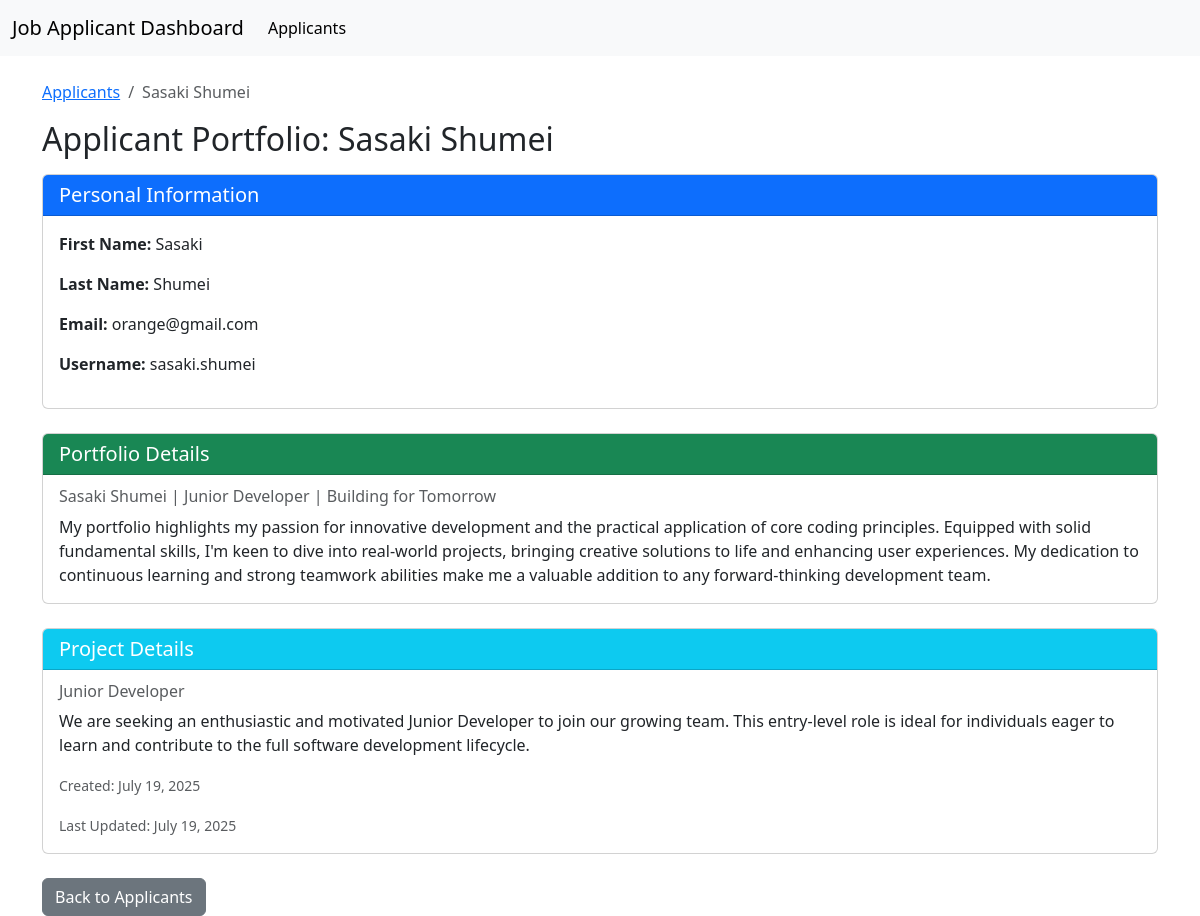
/portfolio/sasaki.shumei/, run on the app's committed database.
### portfolio/models.py (models this page shows, shortened)
class Portfolio(models.Model):
    user = models.OneToOneField(User, on_delete=models.CASCADE, related_name='portfolio')
    portfolio_title = models.CharField(max_length=255)
    portfolio_description = models.TextField()
    project = models.ForeignKey(Project, on_delete=models.SET_NULL, null=True, blank=True, related_name='portfolios')

class Project(models.Model):
    project_name = models.CharField(max_length=255)
    project_description = models.TextField()
    created_at = models.DateTimeField(auto_now_add=True)
    updated_at = models.DateTimeField(auto_now=True)

### portfolio/views.py (the view)
# urls.py: path('portfolio/<str:username>/', ApplicantDetailView.as_view(), name='applicant.detail'),
class ApplicantDetailView(DetailView):
    model = Portfolio
    template_name = 'portfolio/applicant.detail.html'
    context_object_name = 'portfolio'
    slug_field = 'user__username'
    slug_url_kwarg = 'username'
    def get_object(self, queryset=None):
        username = self.kwargs.get(self.slug_url_kwarg)
        user = get_object_or_404(User, username=username)
        return get_object_or_404(Portfolio.objects.select_related('user', 'project'), user=user)

### templates/portfolio/applicant.detail.html (shortened to what this page needs)
{% extends 'base.html' %}
{% load static %}
{% block content %}
    <nav aria-label="breadcrumb">
        <ol class="breadcrumb">
            <li class="breadcrumb-item"><a href="{% url 'applicant.list' %}">Applicants</a></li>
            <li class="breadcrumb-item active" aria-current="page">{{ portfolio.user.first_name }} {{ portfolio.user.last_name }}</li>
        </ol>
    </nav>
    <h2 class="mb-3">Applicant Portfolio: {{ portfolio.user.first_name }} {{ portfolio.user.last_name }}</h2>
    <div class="card mb-4">
        <div class="card-header bg-primary text-white">
            <h5 class="mb-0">Personal Information</h5>
        </div>
        <div class="card-body">
            <p><strong>First Name:</strong> {{ portfolio.user.first_name }}</p>
            <p><strong>Last Name:</strong> {{ portfolio.user.last_name }}</p>
            <p><strong>Email:</strong> {{ portfolio.user.email }}</p>
            <p><strong>Username:</strong> {{ portfolio.user.username }}</p>
        </div>
    </div>
    <div class="card mb-4">
        <div class="card-header bg-success text-white">
            <h5 class="mb-0">Portfolio Details</h5>
        </div>
        <div class="card-body">
            <h6 class="card-subtitle mb-2 text-muted">{{ portfolio.portfolio_title }}</h6>
            <p class="card-text">{{ portfolio.portfolio_description }}</p>
        </div>
    </div>
    {% if portfolio.project %}
        <div class="card mb-4">
            <div class="card-header bg-info text-white">
                <h5 class="mb-0">Project Details</h5>
            </div>
            <div class="card-body">
                <h6 class="card-subtitle mb-2 text-muted">{{ portfolio.project.project_name }}</h6>
                <p class="card-text">{{ portfolio.project.project_description }}</p>
                <p class="card-text"><small class="text-muted">Created: {{ portfolio.project.created_at|date:"F d, Y" }}</small></p>
                <p class="card-text"><small class="text-muted">Last Updated: {{ portfolio.project.updated_at|date:"F d, Y" }}</small></p>
            </div>
        </div>
    {% else %}
        <div class="alert alert-warning" role="alert">
            No project associated with this portfolio yet.
        </div>
    {% endif %}
    <a href="{% url 'applicant.list' %}" class="btn btn-secondary">Back to Applicants</a>
{% endblock %}

### data on the page
Portfolio: user.first_name "Sasaki", user.last_name "Shumei", user.email "orange@gmail.com", user.username "sasaki.shumei", portfolio_title "Sasaki Shumei | Junior Developer | Building for Tomorrow", portfolio_description "My portfolio highlights my passion for innovative development and the practical application of core coding principles. Equipped with solid fundamental skills, I'm keen to dive into real-world projects, bringing creative solutions to life and enhancing user experiences. My dedication to continuous learning and strong teamwork abilities make me a valuable addition to any forward-thinking development team.", project.project_name "Junior Developer", project.project_description "We are seeking an enthusiastic and motivated Junior Developer to join our growing team. This entry-level role is ideal for individuals eager to learn and contribute to the full software development lifecycle.", project.created_at "July 19, 2025", project.updated_at "July 19, 2025"
